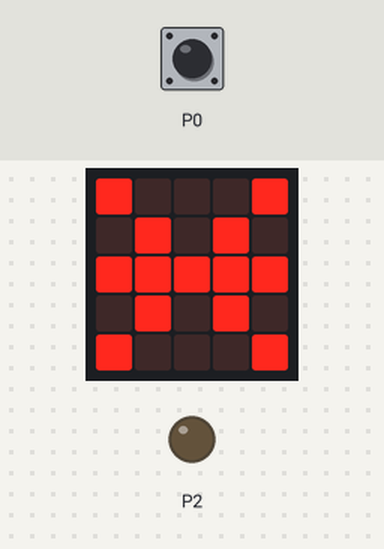
Simulated run of this program. Board: BBC micro:bit (MakeCode). On the bench: the board's 5×5 LED display, output pins drawn as LEDs (lit = HIGH). Inputs (shaded band) come from the test bench; at power-on: P0 LOW.

Above: at 1.6 s.
1.7 s: P0 pulled HIGH for 0.5 s
At 2.3 s:
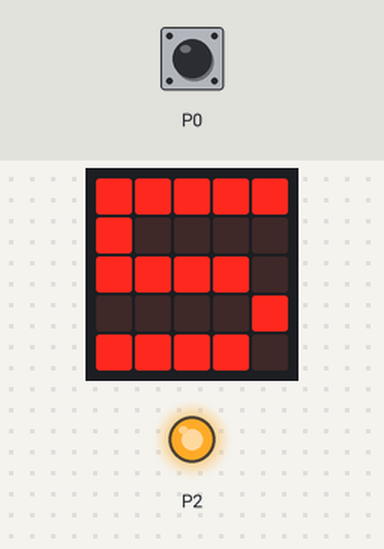
At 11.4 s:
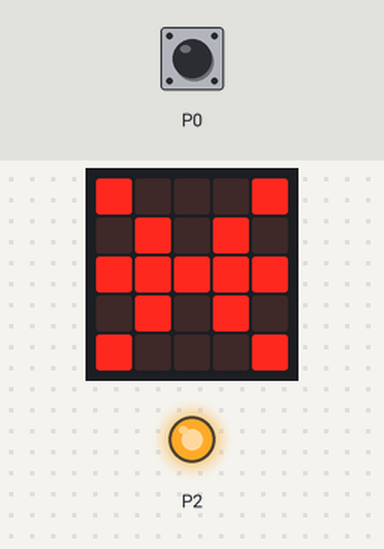
Timing chart, 0 to 13.1 s (numbered marks = the images above; inputs shaded):
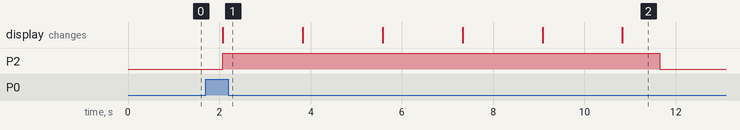

The program:

main.ts
```typescript
let lectura = 0
basic.showLeds(`
    # . . . #
    . # . # .
    # # # # #
    . # . # .
    # . . . #
    `)
let contador = 5
pins.digitalWritePin(DigitalPin.P2, 0)
basic.forever(function () {
    lectura = pins.digitalReadPin(DigitalPin.P0)
    if (lectura == 0) {
        basic.showLeds(`
            # . . . #
            . # . # .
            # # # # #
            . # . # .
            # . . . #
            `)
        pins.digitalWritePin(DigitalPin.P2, 0)
    }
    if (lectura == 1) {
        pins.digitalWritePin(DigitalPin.P2, 1)
        while (contador > 0) {
            basic.showString("" + (contador))
            basic.pause(1000)
            contador += -1
        }
        contador = 5
        pins.digitalWritePin(DigitalPin.P0, 0)
        basic.showLeds(`
            # . . . #
            . # . # .
            # # # # #
            . # . # .
            # . . . #
            `)
    }
})
```

test.ts
```typescript
// aquí va el archivo "tests"; esto no se compilará cuando este paquete se utilice como una extensión.
```

Measured:
- after the input at 1.7 s, P2: LOW → HIGH after 0.38 s, → LOW 9.6 s later; the display: changes after 0.38 s (image 1)
